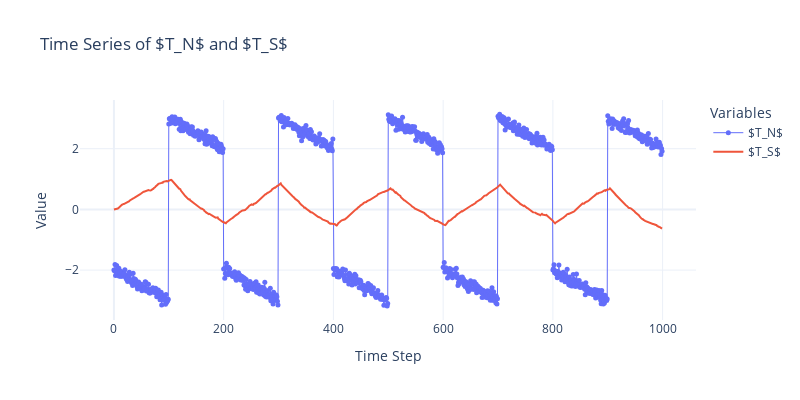

Source (notebook cell):
### Code cell
import numpy as np
from scipy.signal import correlate
from scipy.stats import pearsonr
from scipy import signal
import plotly.graph_objects as go
import matplotlib.pyplot as plt

t = np.linspace(0, 1, 1000, endpoint=False)
TN = -1 * (signal.sawtooth(2 * np.pi * 5 * t)) - 3 * (signal.square(2 * np.pi * 5 * t))

# Parameters for the model
tau = 200  # Characteristic timescale in years
TS_initial = 0  # Initial condition for TS

# Calculate TS without noise, reversing the calculation direction
TS = np.zeros(len(TN))
TS[0] = TS_initial

for i in range(1, len(TN)):
    TN[i] = TN[i] + np.random.normal(0, 0.1)
    if i >= 5:
        TS[i] = TS[i - 1] + (1 / tau) * (-TN[i - 5] - TS[i - 5]) + np.random.normal(0, 0.01)
    else:
        TS[i] = TS[i - 1] + np.random.normal(0, 0.01)

# Plot TN and TS using Plotly
fig = go.Figure()
fig.add_trace(go.Scatter(
    x=np.arange(len(TN)),
    y=TN,
    mode='lines+markers',
    name='$T_N$',
    marker=dict(size=5),
    line=dict(width=1)
))
fig.add_trace(go.Scatter(
    x=np.arange(len(TS)),
    y=TS,
    mode='lines',
    name='$T_S$',
    line=dict(width=2)
))

fig.update_layout(
    title='Time Series of $T_N$ and $T_S$',
    xaxis_title='Time Step',
    yaxis_title='Value',
    legend_title='Variables',
    template='plotly_white',
    width=800,
    height=400
)

fig.show()



# plt.figure(figsize=(12, 6), dpi=900)
# plt.plot(TN, label='$T_N$', marker='o')
# plt.plot(TS, label='$T_S$')
# plt.title('Time Series of $T_N$ and $T_S$')
# plt.xlabel('Time Step')
# plt.ylabel('Value')
# plt.legend()
# plt.grid(True)
# plt.show()




# Task 2: Calculate the lagged correlation and find the lag between TN and TS
# Compute the cross-correlation
lags = np.arange(-len(TN)+1, len(TN))
corr = correlate(TS - np.mean(TS), TN - np.mean(TN), mode='full') / (np.std(TS) * np.std(TN) * len(TN))

# Find the lag where the correlation is maximum
max_corr_index = np.argmax(corr)
optimal_lag = lags[max_corr_index]
max_corr_value = corr[max_corr_index]

print(f'Maximum correlation occurs at lag {optimal_lag} with a value of {max_corr_value:.3f}')

# Task 3: Plot correlation vs. lag
plt.figure(figsize=(12, 6))
plt.plot(lags, corr)
plt.title('Cross-correlation between $T_S$ and $T_N$')
plt.xlabel('Lag')
plt.ylabel('Correlation Coefficient')
plt.grid(True)
plt.axvline(x=optimal_lag, color='r', linestyle='--', label=f'Max Correlation Lag: {optimal_lag}')
plt.legend()
plt.show()

### Figure 1 — Plotly figure (JSON) as saved in the notebook; plotly's stock layout.template omitted (floating-point values rounded to 4 significant figures; data arrays with more than 128 entries replaced by an {"elided": "..."} marker saying what was removed)
{"data": [{"line": {"width": 1}, "marker": {"size": 5}, "mode": "lines+markers", "name": "$T_N$", "type": "scatter", "x": {"elided": "1000 int values"}, "y": {"elided": "1000 float values"}}, {"line": {"width": 2}, "mode": "lines", "name": "$T_S$", "type": "scatter", "x": {"elided": "1000 int values"}, "y": {"elided": "1000 float values"}}], "layout": {"height": 400, "legend": {"title": {"text": "Variables"}}, "title": {"text": "Time Series of $T_N$ and $T_S$"}, "width": 800, "xaxis": {"title": {"text": "Time Step"}}, "yaxis": {"title": {"text": "Value"}}}}
